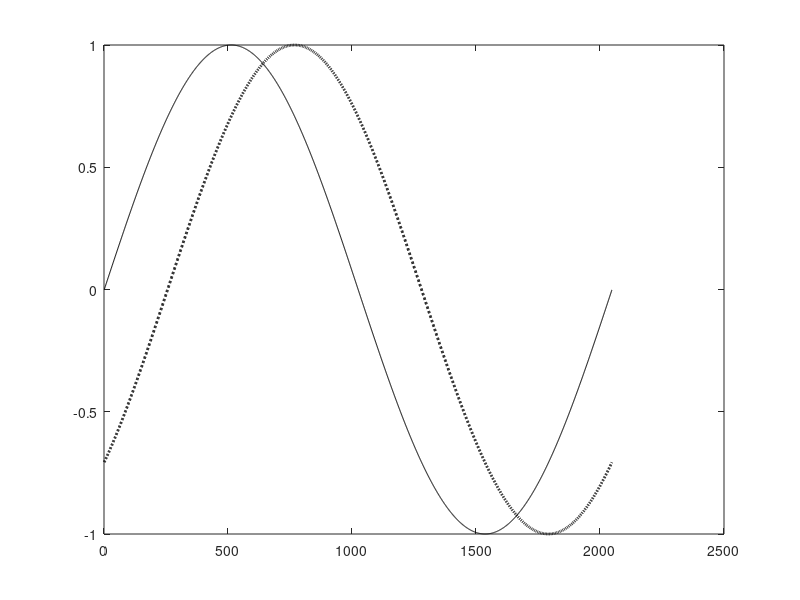

MATLAB code to generate this figure: (Note: this script raises an error after producing the figure.)
function [A] = fig_schwingung();

t = linspace(0,4*pi,4096);
sinus = sin(t);


figure

plot(1:2048,sinus(1:2048),'k',1:2048,sinus(1793:3840),'k:','LineWidth',2),
xlabel('Zeit t \rightarrow','FontSize',12,'FontWeight','demi'),
ylabel('Amplitude','FontSize',12,'FontWeight','demi'),
title('Phasenverschiebung um den Winkel \phi','FontSize',14,'FontWeight','bold'), 
set(gca,'XTick',[1 512 1024 1536 2048]),
set(gca,'XTickLabel',{'0', 'T/4', 'T/2', '3T/4', 'T'}),
set(gca,'YTick',[-.99999 -.5 0 .5 .99999]),
set(gca,'YTickLabel',{'-A', '-A/2', '0', 'A/2', 'A'}),
axis('tight'),
text(1000,.1,'\leftarrow  \phi \rightarrow','FontSize',11),
grid on

print -depsc2 h:\eigdat\TEX\AlexPrivate\New\n_phaseshift.eps
print -dbitmap h:\eigdat\TEX\AlexPrivate\New\n_phaseshift.bmp
print -dtiffnocompression h:\eigdat\TEX\AlexPrivate\New\n_phaseshift.tif
print -dpng h:\eigdat\TEX\AlexPrivate\New\n_phaseshift.png
